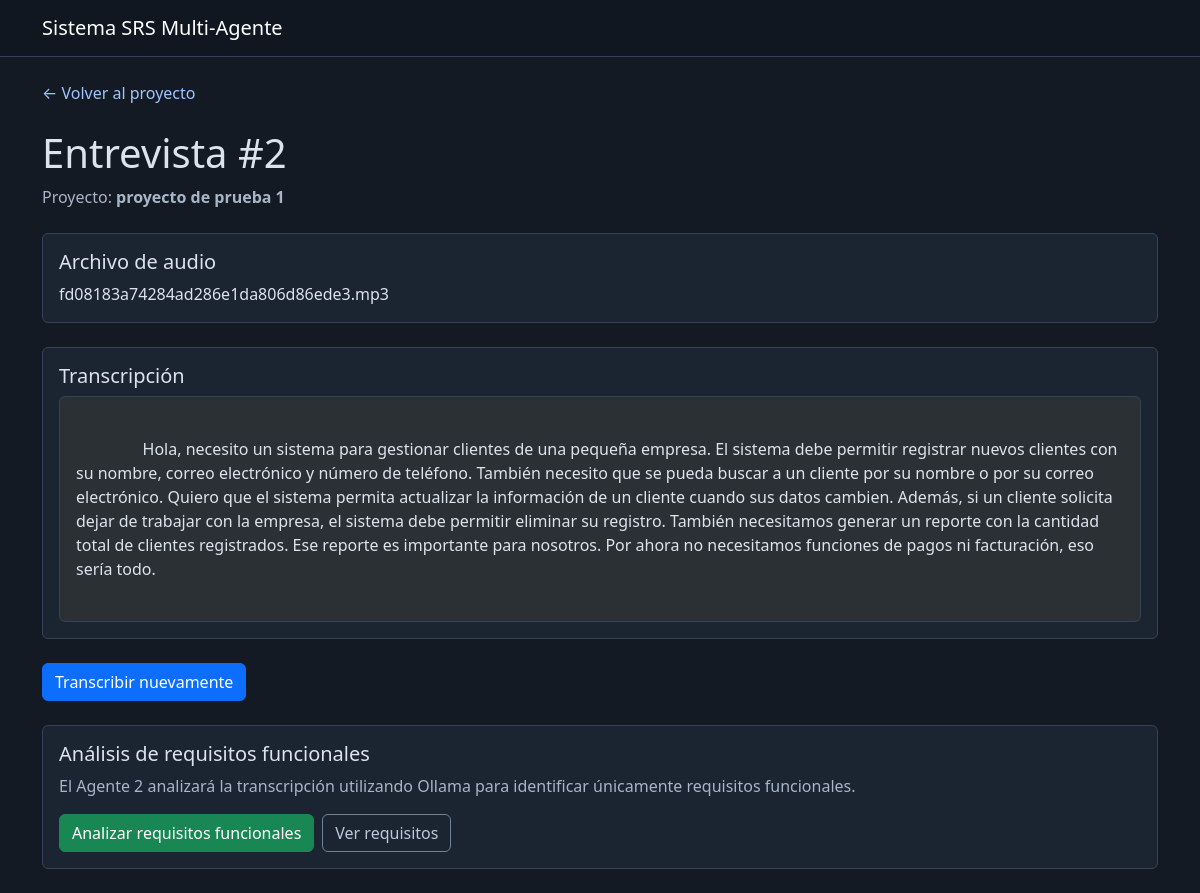
Page /interviews/2 on the earlier database version.
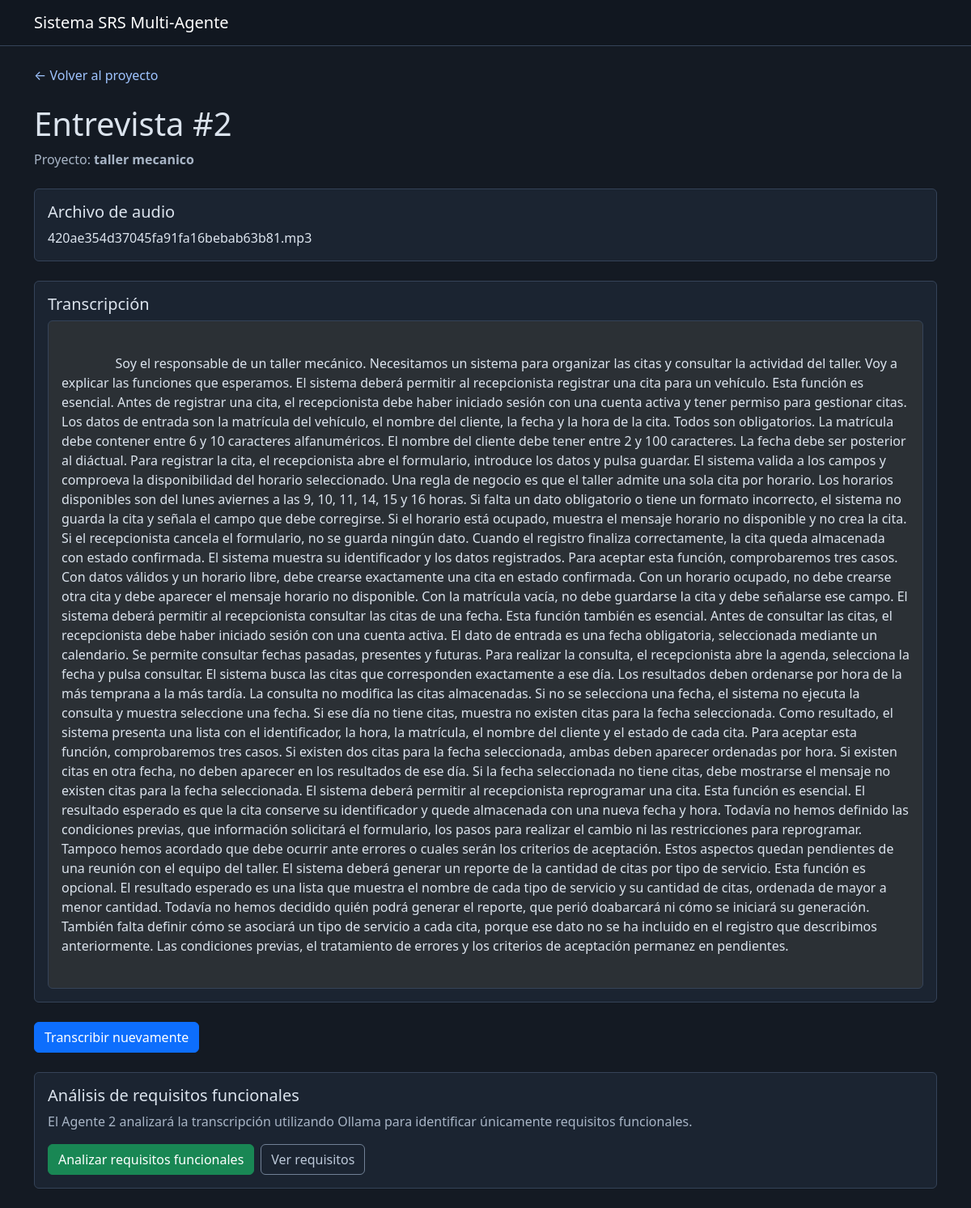
Same page on the later database version.
### app/models.py (models this page shows)
class Project(db.Model):
    id = db.Column(
        db.Integer,
        primary_key=True
    )
    name = db.Column(
        db.String(150),
        nullable=False
    )
    description = db.Column(
        db.Text,
        nullable=True
    )
    created_at = db.Column(
        db.DateTime,
        default=datetime.utcnow
    )

class Interview(db.Model):
    id = db.Column(
        db.Integer,
        primary_key=True
    )
    project_id = db.Column(
        db.Integer,
        db.ForeignKey("project.id"),
        nullable=False
    )
    audio_path = db.Column(
        db.String(300),
        nullable=True
    )
    transcription = db.Column(
        db.Text,
        nullable=True
    )
    created_at = db.Column(
        db.DateTime,
        default=datetime.utcnow
    )

### app/routes.py (the view)
@main.route(
    "/interviews/<int:interview_id>"
)
def interview_detail(interview_id):
    interview = Interview.query.get_or_404(
        interview_id
    )
    project = Project.query.get_or_404(
        interview.project_id
    )
    return render_template(
        "interview.html",
        interview=interview,
        project=project
    )

### app/templates/interview.html (shortened to what this page needs)
{% extends "base.html" %}
{% block content %}
<div class="mb-4">
    <a
        href="{{ url_for('main.project_detail', project_id=project.id) }}"
        class="text-decoration-none"
    >
        ← Volver al proyecto
    </a>
</div>
<h1>
    Entrevista #{{ interview.id }}
</h1>
<p class="text-muted">
    Proyecto:
    <strong>
        {{ project.name }}
    </strong>
</p>
<div class="card mt-4">
    <div class="card-body">
        <h5>
            Archivo de audio
        </h5>
        <p class="mb-0">
            {{ interview.audio_path }}
        </p>
    </div>
</div>
<div class="card mt-4">
    <div class="card-body">
        <h5>
            Transcripción
        </h5>
        {% if interview.transcription %}
            <div
                class="border rounded p-3 bg-body-tertiary"
                style="white-space: pre-wrap;"
            >
                {{ interview.transcription }}
            </div>
        {% else %}
            <div class="alert alert-secondary mb-0">
                La entrevista todavía no ha sido
                procesada por el Agente de
                Transcripción ASR.
            </div>
        {% endif %}
    </div>
</div>
<div class="mt-4">
    <form
        method="POST"
        action="{{ url_for('main.transcribe_interview', interview_id=interview.id) }}"
    >
        <button
            type="submit"
            class="btn btn-primary"
        >
            {% if interview.transcription %}
                Transcribir nuevamente
            {% else %}
                Transcribir entrevista
            {% endif %}
        </button>
    </form>
</div>
{% if interview.transcription %}
<div class="card mt-4">
    <div class="card-body">
        <h5>
            Análisis de requisitos funcionales
        </h5>
        <p class="text-muted">
            El Agente 2 analizará la transcripción
            utilizando Ollama para identificar
            únicamente requisitos funcionales.
        </p>
        <div class="d-flex gap-2">
            <form
                method="POST"
                action="{{ url_for('main.analyze_requirements', interview_id=interview.id) }}"
            >
                <button
                    type="submit"
                    class="btn btn-success"
                >
                    Analizar requisitos funcionales
                </button>
            </form>
            <a
                href="{{ url_for('main.view_requirements', interview_id=interview.id) }}"
                class="btn btn-outline-secondary"
            >
                Ver requisitos
            </a>
        </div>
    </div>
</div>
{% endif %}
{% endblock %}

Differences in the rows shown:
changed Interview id 2: audio_path "fd08183a74284ad286e1da806d86ede3.mp3" → "420ae354d37045fa91fa16bebab63b81.mp3"; transcription "Hola, necesito un sistema para gestionar clientes de una pequeña empresa. El sistema debe permitir registrar nuevos clientes con su nombre, correo electrónico y número de teléfono. También necesito que se pueda buscar a un cliente por su nombre o por su correo electrónico. Quiero que el sistema permita actualizar la información de un cliente cuando sus datos cambien. Además, si un cliente solicita dejar de trabajar con la empresa, el sistema debe permitir eliminar su registro. También necesitamos generar un reporte con la cantidad total de clientes registrados. Ese reporte es importante para nosotros. Por ahora no necesitamos funciones de pagos ni facturación, eso sería todo." → "Soy el responsable de un taller mecánico. Necesitamos un sistema para organizar las citas y consultar la actividad del taller. Voy a explicar las funciones que esperamos. El sistema deberá permitir al recepcionista registrar una cita para un vehículo. Esta función es esencial. Antes de registrar una cita, el recepcionista debe haber iniciado sesión con una cuenta activa y tener permiso para gestionar citas. Los datos de entrada son la matrícula del vehículo, el nombre del cliente, la fecha y la hora de la cita. Todos son obligatorios. La matrícula debe contener entre 6 y 10 caracteres alfanuméricos. El nombre del cliente debe tener entre 2 y 100 caracteres. La fecha debe ser posterior al…"
changed Project: name "proyecto de prueba 1" → "taller mecanico"
